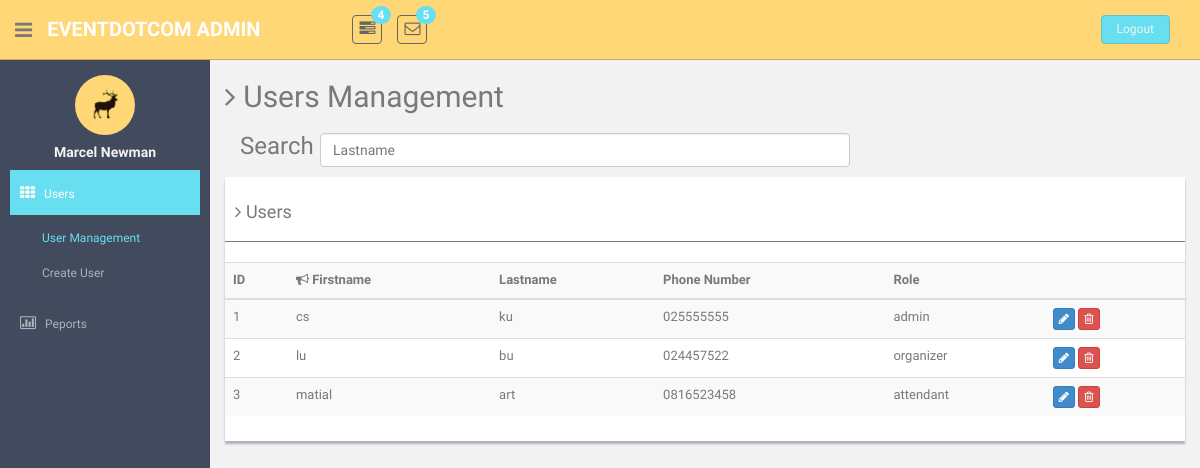
The page /admin/UserManage.php on the database as committed earlier.
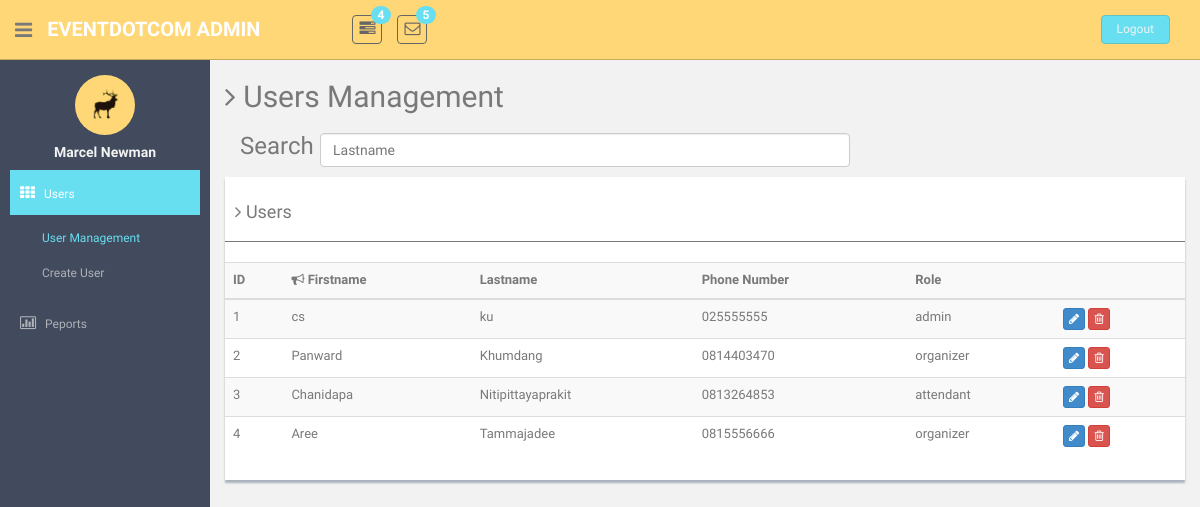
The same page on the database as committed later.
### tables this page shows
CREATE TABLE `users` (
  `userid` int(11) NOT NULL,
  `type` varchar(10) DEFAULT NULL,
  `fname` varchar(50) DEFAULT NULL,
  `lname` varchar(50) DEFAULT NULL,
  `address` varchar(200) DEFAULT NULL,
  `phoneno` varchar(15) DEFAULT NULL,
  `email` varchar(50) DEFAULT NULL,
  `pwd` varchar(1000) DEFAULT NULL,
  `uname` varchar(20) DEFAULT NULL,
  `ustatus` tinyint(1) DEFAULT NULL,
  `confirmcode` int(11) DEFAULT NULL,
  `gender` varchar(6) DEFAULT NULL,
  `birthday` date DEFAULT NULL
);

### admin/DBconnect.php (called while the page is built, shortened)
<?php
	 class DBconnect
	 {
	private $servername = "localhost";
  	private $usernamedb = "root";
  	private $passworddb = "";
  	private $dbname = "eventdotcom";
  	private $connection = null;
  	function __construct(){
    	try {
      	$this->connection = new PDO("mysql:host=$this->servername;dbname=$this->dbname", $this->usernamedb, $this->passworddb);
      	$this->connection->setAttribute(PDO::ATTR_ERRMODE, PDO::ERRMODE_EXCEPTION);
    	}
    	catch(PDOException $e) {
        	echo "Error: " . $e->getMessage();
    	}
  	}
	 	function select($selected, $table, $clause){
	 		$count = 0;
	 		$result= [];
			foreach($this->connection->query("SELECT ". $selected ." FROM " .$table. " " .$clause) as $row) {
		    	$result[$count]= $row;
		    	$count+=1;
			}
			return $result;
	 	}
	 }
 ?>

### admin/UserManage.php (the view, shortened to what the changed rows need)
<!DOCTYPE html>
<html lang="en">
  <head>
    <link href="assets/css/bootstrap.css" rel="stylesheet">
    <link href="assets/font-awesome/css/font-awesome.css" rel="stylesheet" />
    <link href="assets/css/style.css" rel="stylesheet">
    <link href="assets/css/style-responsive.css" rel="stylesheet">
    <?php
     include 'DBconnect.php';
    $connection  = new DBconnect();
    $result = $connection->select('*','users','');
    ?>
  </head>
  <body>
  <section id="container" >
      <section id="main-content">
          <section class="wrapper">
          	<h2><i class="fa fa-angle-right"></i> Users Management</h2>
            <br>
              <div class="row mt">
                  <div class="col-md-12">
                      <div class="content-panel">
                               <form method = "POST"
                                  action="<?php echo htmlspecialchars($_SERVER["PHP_SELF"]);?>">
                                  <table class="table table-striped table-advance table-hover" id = "myTable">
                                  <tr>
                                      <th> ID</th>
                                      <th><i class="fa fa-bullhorn"></i> Firstname</th>
                                      <th class="hidden-phone"></i> Lastname</th>
                                      <th> Phone Number</th>
                                      <th><i ></i> Role</th>
                                      <th></th>
                                  </tr>
                                  <tbody>
                                    <?php
                                      foreach ($result as $row) {
                                        echo"<tr>
                                            <td id = 'uid' name='uid'><input hidden=true name='id' value=".$row['userid'].">".$row['userid']."</td>
                                            <td>" .$row['fname']."</td><td>".$row['lname']."</td>
                                            <td>".$row['phoneno']."</td><td>".$row['type']."</td>".
                                            '<td>
                                              <button class="btn btn-primary btn-xs"><i class="fa fa-pencil" ></i>
                                              </button>
                                              <button class="btn btn-danger btn-xs" type="submit" name="submit" onclick="deleteRow(this)" ><i class="fa fa-trash-o "></i>
                                              </button>
                                      </td></tr>';
                                      }
                                  ?>
                              </tbody>
                            </table>
                          </form>
                      </div>
                  </div>
              </div>
		</section><! --/wrapper -->
      </section>
  </section>
  </body>
</html>

Rows that differ between the two databases and show on the page:
changed users id 2: fname "lu" → "Panward"; lname "bu" → "Khumdang"; phoneno "024457522" → "0814403470"
changed users "attendant": fname "matial" → "Chanidapa"; lname "art" → "Nitipittayaprakit"; phoneno "0816523458" → "0813264853"
added users: userid "4", fname "Aree", lname "Tammajadee", phoneno "0815556666", type "organizer"
